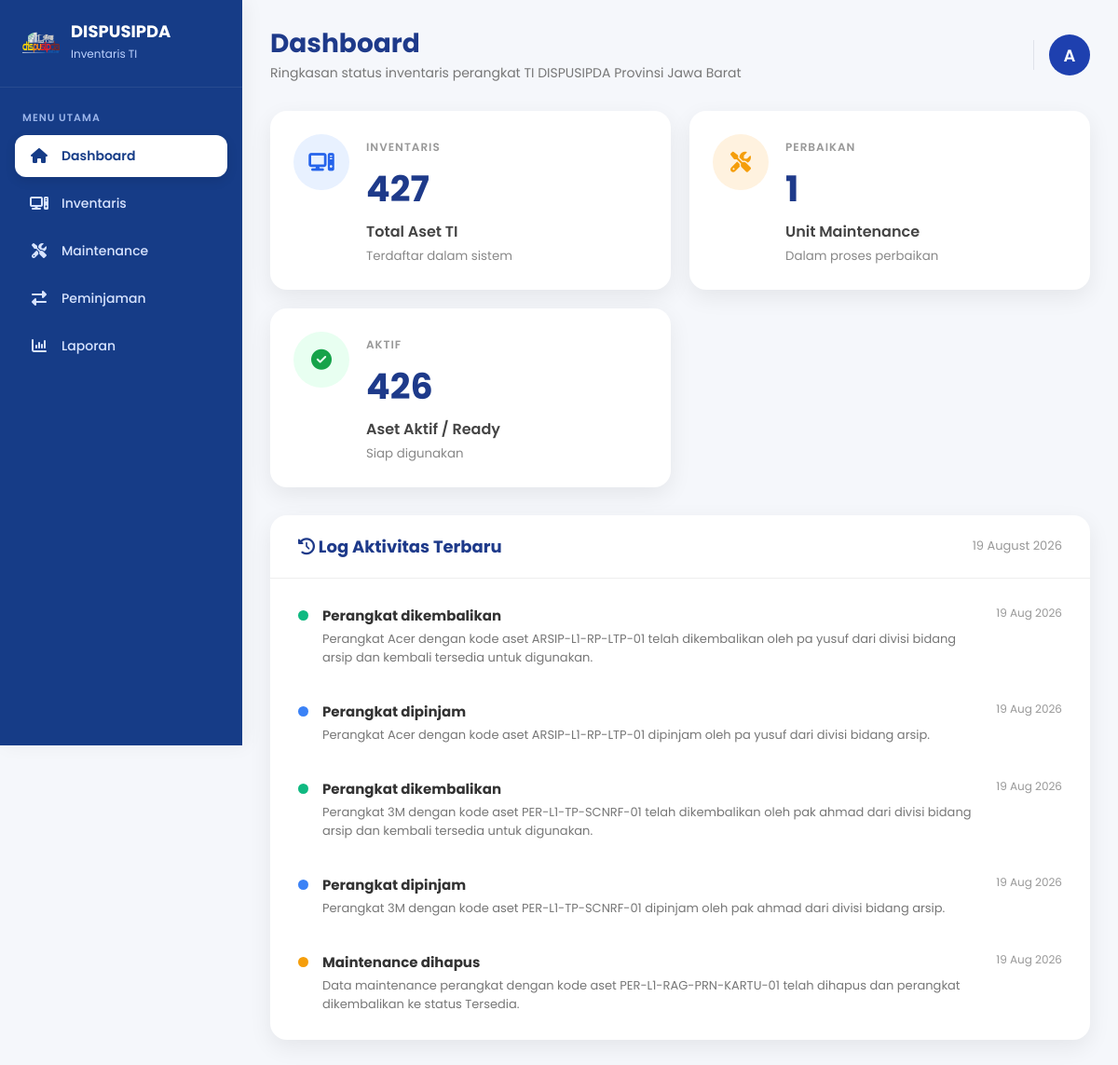
Screenshot of /dashboard.php (signed in) with the database file from the repository.
### tables this page shows
CREATE TABLE `log_aktivitas` (
  `id` int(11) NOT NULL,
  `aktivitas` varchar(100) NOT NULL,
  `deskripsi` text NOT NULL,
  `tanggal` datetime NOT NULL DEFAULT current_timestamp()
);

### dashboard.php (the view, shortened to what this page needs)
<?php
include 'config/database.php';
$result = mysqli_query($conn, "SELECT * FROM inventaris");
$total_aset = ($result) ? mysqli_num_rows($result) : 0;
$result = mysqli_query($conn, "
SELECT * FROM maintenance
WHERE status IN ('Menunggu', 'Dalam Perbaikan')
");
$total_maintenance = ($result) ? mysqli_num_rows($result) : 0;
$result = mysqli_query($conn, "
SELECT * FROM inventaris
WHERE status = 'Tersedia'
");
$total_ready = ($result) ? mysqli_num_rows($result) : 0;
$result_aktivitas = mysqli_query($conn, "
SELECT
    id,
    aktivitas,
    deskripsi,
    tanggal
FROM log_aktivitas
ORDER BY tanggal DESC, id DESC
LIMIT 5
");
?>
<!DOCTYPE html>
<html lang="id">
<head>
    <link rel="stylesheet" href="assets/css/style.css">
    <link rel="stylesheet" href="assets/css/sidebar.css">
    <link rel="stylesheet" href="assets/css/topbar.css">
    <link rel="stylesheet" href="assets/css/dashboard.css">
    <link rel="stylesheet" href="https://cdnjs.cloudflare.com/ajax/libs/font-awesome/6.7.2/css/all.min.css" />
</head>
<body>
    <?php include 'includes/sidebar.php'; ?>
    <div class="main-content">
        <?php
        include 'includes/topbar.php';
        ?>
        <div class="dashboard-cards">
            <div class="card">
                <div class="icon blue">
                    <i class="fa-solid fa-computer"></i>
                </div>
                <div class="info">
                    <span>INVENTARIS</span>
                    <h1><?= $total_aset; ?></h1>
                    <p>Total Aset TI</p>
                    <small>Terdaftar dalam sistem</small>
                </div>
            </div>
            <div class="card">
                <div class="icon orange">
                    <i class="fa-solid fa-screwdriver-wrench"></i>
                </div>
                <div class="info">
                    <span>PERBAIKAN</span>
                    <h1><?= $total_maintenance; ?></h1>
                    <p>Unit Maintenance</p>
                    <small>Dalam proses perbaikan</small>
                </div>
            </div>
            <div class="card">
                <div class="icon green">
                    <i class="fa-solid fa-circle-check"></i>
                </div>
                <div class="info">
                    <span>AKTIF</span>
                    <h1><?= $total_ready; ?></h1>
                    <p>Aset Aktif / Ready</p>
                    <small>Siap digunakan</small>
                </div>
            </div>
        </div>
        <div class="activity-card">
            <div class="activity-header">
                <h3>
                    <i class="fa-solid fa-clock-rotate-left"></i>
                    Log Aktivitas Terbaru
                </h3>
                <span><?= date('d F Y'); ?></span>
            </div>
            <div class="activity-list">
                <?php if ($result_aktivitas && mysqli_num_rows($result_aktivitas) > 0): ?>
                    <?php while ($aktivitas = mysqli_fetch_assoc($result_aktivitas)): ?>
                        <?php
                        $dot_class = 'blue';
                        if (
                            stripos($aktivitas['aktivitas'], 'Maintenance') !== false ||
                            stripos($aktivitas['aktivitas'], 'Rusak') !== false
                        ) {
                            $dot_class = 'yellow';
                        } elseif (
                            stripos($aktivitas['aktivitas'], 'selesai') !== false ||
                            stripos($aktivitas['aktivitas'], 'dikembalikan') !== false
                        ) {
                            $dot_class = 'green';
                        } elseif (
                            stripos($aktivitas['aktivitas'], 'dipinjam') !== false
                        ) {
                            $dot_class = 'blue';
                        }
                        ?>
                        <div class="activity-item">
                            <div class="dot <?= $dot_class; ?>"></div>
                            <div class="activity-text">
                                <h4>
                                    <?= htmlspecialchars($aktivitas['aktivitas']); ?>
                                </h4>
                                <p>
                                    <?= htmlspecialchars($aktivitas['deskripsi']); ?>
                                </p>
                            </div>
                            <span>
                                <?= date('d M Y', strtotime($aktivitas['tanggal'])); ?>
                            </span>
                        </div>
                    <?php endwhile; ?>
                <?php endif; ?>
            </div>
        </div>
    </div>
</body>
</html>

### assets/css/style.css (style rules this page uses)
* { margin:0; padding:0; box-sizing:border-box; font-family:'Poppins',sans-serif; }
body { background:#f4f6f9; min-height:100vh; }
.main-content { margin-left:260px; padding:24px; min-height:100vh; transition:.3s; }
.card { background:#fff; padding:20px; border-radius:12px; box-shadow:0 2px 10px rgba(0,0,0,.08); }
.card h1 { color:#0f2b6d; margin-top:10px; }

### assets/css/dashboard.css (style rules this page uses)
* { margin:0; padding:0; box-sizing:border-box; font-family:'Poppins',sans-serif; }
body { background:#f5f7fb; }
.main-content { margin-left:260px; padding:30px; transition:.3s; }
.dashboard-cards { display:grid; grid-template-columns:repeat(3,1fr); gap:20px; margin-bottom:30px; }
.card { background:#fff; border-radius:18px; padding:25px; display:flex; gap:18px; align-items:flex-start; box-shadow:0 8px 25px rgba(0,0,0,.07); transition:.3s; }
.icon { width:60px; height:60px; border-radius:50%; display:flex; justify-content:center; align-items:center; font-size:22px; }
.blue { background:#e8f1ff; color:#2563eb; }
.orange { background:#fff2df; color:#f59e0b; }
.green { background:#e8fff1; color:#16a34a; }
.info span { color:#999; font-size:12px; font-weight:600; letter-spacing:1px; }
.info h1 { margin:5px 0; color:#1e3a8a; font-size:38px; }
.info p { color:#444; font-weight:600; }
.info small { color:#888; }
.activity-card { background:#fff; border-radius:18px; box-shadow:0 8px 25px rgba(0,0,0,.07); overflow:hidden; }
.activity-header { display:flex; justify-content:space-between; align-items:center; padding:20px 30px; border-bottom:1px solid #eee; }
.activity-header h3 { color:#1e3a8a; font-size:18px; }
.activity-header span { color:#999; font-size:13px; }
.activity-list { padding:10px 0; }
.activity-item { display:flex; justify-content:space-between; align-items:flex-start; padding:18px 30px; gap:15px; transition:.25s; }
.activity-text { flex:1; }
.activity-text h4 { color:#333; font-size:15px; margin-bottom:4px; }
.activity-text p { color:#777; font-size:13px; }
.activity-item span { color:#999; font-size:12px; }
.dot { width:11px; height:11px; border-radius:50%; margin-top:6px; flex-shrink:0; }
.dot.blue { background:#3b82f6; }
.dot.green { background:#10b981; }
.dot.yellow { background:#f59e0b; }
@media (max-width:1200px) { .dashboard-cards { grid-template-columns:repeat(2,1fr); } }

### rows the page displays
log_aktivitas: aktivitas "Perangkat dikembalikan", deskripsi "Perangkat Acer dengan kode aset ARSIP-L1-RP-LTP-01 telah dikembalikan oleh pa yusuf dari divisi bidang arsip dan kembali tersedia untuk digunakan.", tanggal "19 Aug 2026"
log_aktivitas: aktivitas "Perangkat dipinjam", deskripsi "Perangkat Acer dengan kode aset ARSIP-L1-RP-LTP-01 dipinjam oleh pa yusuf dari divisi bidang arsip.", tanggal "19 Aug 2026"
log_aktivitas: aktivitas "Perangkat dikembalikan", deskripsi "Perangkat 3M dengan kode aset PER-L1-TP-SCNRF-01 telah dikembalikan oleh pak ahmad dari divisi bidang arsip dan kembali tersedia untuk digunakan.", tanggal "19 Aug 2026"
log_aktivitas: aktivitas "Perangkat dipinjam", deskripsi "Perangkat 3M dengan kode aset PER-L1-TP-SCNRF-01 dipinjam oleh pak ahmad dari divisi bidang arsip.", tanggal "19 Aug 2026"
log_aktivitas: aktivitas "Maintenance dihapus", deskripsi "Data maintenance perangkat dengan kode aset PER-L1-RAG-PRN-KARTU-01 telah dihapus dan perangkat dikembalikan ke status Tersedia.", tanggal "19 Aug 2026"

### other values shown
$page_title "Dashboard"
$page_subtitle "Ringkasan status inventaris perangkat TI DISPUSIPDA Provinsi Jawa Barat"
$userInitial "A"
$total_aset "427"
$total_maintenance "1"
$total_ready "426"
